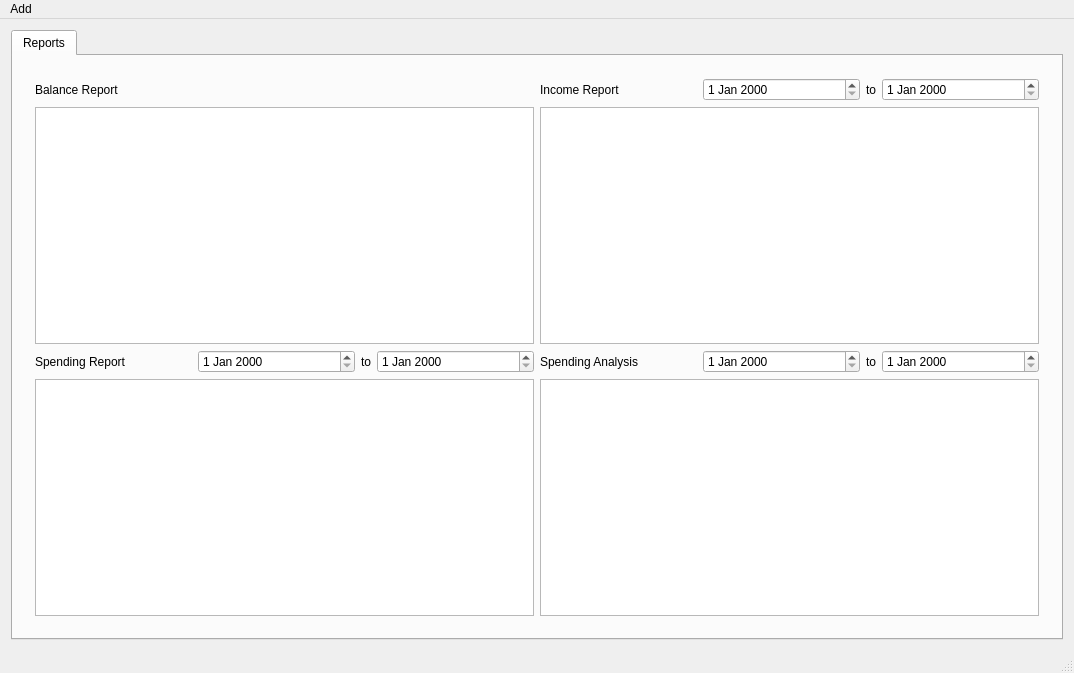
<?xml version="1.0" encoding="UTF-8"?>
<ui version="4.0">
 <class>FinTool</class>
 <widget class="QMainWindow" name="FinTool">
  <property name="geometry">
   <rect>
    <x>0</x>
    <y>0</y>
    <width>1074</width>
    <height>673</height>
   </rect>
  </property>
  <property name="windowTitle">
   <string>FinTool</string>
  </property>
  <widget class="QWidget" name="centralWidget">
   <layout class="QGridLayout" name="gridLayout">
    <item row="0" column="0">
     <widget class="QTabWidget" name="tabWidget">
      <property name="currentIndex">
       <number>0</number>
      </property>
      <property name="tabBarAutoHide">
       <bool>false</bool>
      </property>
      <widget class="QWidget" name="tab_2">
       <attribute name="title">
        <string>Reports</string>
       </attribute>
       <layout class="QGridLayout" name="gridLayout_4">
        <item row="0" column="1">
         <widget class="QStackedWidget" name="stackedWidget">
          <property name="currentIndex">
           <number>1</number>
          </property>
          <widget class="QWidget" name="page">
           <widget class="QLabel" name="label_8">
            <property name="geometry">
             <rect>
              <x>40</x>
              <y>10</y>
              <width>741</width>
              <height>411</height>
             </rect>
            </property>
            <property name="text">
             <string>There are no bank accounts to create reports from</string>
            </property>
            <property name="textFormat">
             <enum>Qt::AutoText</enum>
            </property>
            <property name="alignment">
             <set>Qt::AlignCenter</set>
            </property>
           </widget>
           <widget class="QPushButton" name="reports_addbankaccount">
            <property name="geometry">
             <rect>
              <x>320</x>
              <y>270</y>
              <width>161</width>
              <height>51</height>
             </rect>
            </property>
            <property name="text">
             <string>Add a bank account</string>
            </property>
           </widget>
          </widget>
          <widget class="QWidget" name="page_2">
           <layout class="QGridLayout" name="gridLayout_2">
            <item row="0" column="0">
             <widget class="QLabel" name="label">
              <property name="text">
               <string>Balance Report</string>
              </property>
             </widget>
            </item>
            <item row="0" column="4">
             <widget class="QLabel" name="label_3">
              <property name="text">
               <string>Income Report</string>
              </property>
             </widget>
            </item>
            <item row="0" column="5">
             <widget class="QDateEdit" name="irfromdate"/>
            </item>
            <item row="0" column="6">
             <widget class="QLabel" name="label_5">
              <property name="sizePolicy">
               <sizepolicy hsizetype="Fixed" vsizetype="Preferred">
                <horstretch>0</horstretch>
                <verstretch>0</verstretch>
               </sizepolicy>
              </property>
              <property name="text">
               <string>to</string>
              </property>
             </widget>
            </item>
            <item row="0" column="7">
             <widget class="QDateEdit" name="irtodate"/>
            </item>
            <item row="2" column="0">
             <widget class="QLabel" name="label_2">
              <property name="text">
               <string>Spending Report</string>
              </property>
             </widget>
            </item>
            <item row="2" column="1">
             <widget class="QDateEdit" name="srfromdate"/>
            </item>
            <item row="2" column="2">
             <widget class="QLabel" name="label_6">
              <property name="sizePolicy">
               <sizepolicy hsizetype="Fixed" vsizetype="Preferred">
                <horstretch>0</horstretch>
                <verstretch>0</verstretch>
               </sizepolicy>
              </property>
              <property name="text">
               <string>to</string>
              </property>
             </widget>
            </item>
            <item row="2" column="3">
             <widget class="QDateEdit" name="srtodate"/>
            </item>
            <item row="2" column="4">
             <widget class="QLabel" name="label_4">
              <property name="text">
               <string>Spending Analysis</string>
              </property>
             </widget>
            </item>
            <item row="2" column="5">
             <widget class="QDateEdit" name="safromdate"/>
            </item>
            <item row="2" column="6">
             <widget class="QLabel" name="label_7">
              <property name="text">
               <string>to</string>
              </property>
             </widget>
            </item>
            <item row="2" column="7">
             <widget class="QDateEdit" name="satodate"/>
            </item>
            <item row="1" column="4" colspan="4">
             <widget class="QTableWidget" name="incomereport">
              <property name="sizePolicy">
               <sizepolicy hsizetype="Expanding" vsizetype="Expanding">
                <horstretch>0</horstretch>
                <verstretch>0</verstretch>
               </sizepolicy>
              </property>
              <property name="editTriggers">
               <set>QAbstractItemView::NoEditTriggers</set>
              </property>
              <attribute name="horizontalHeaderStretchLastSection">
               <bool>true</bool>
              </attribute>
             </widget>
            </item>
            <item row="1" column="0" colspan="4">
             <widget class="QTableWidget" name="balancereport">
              <property name="sizePolicy">
               <sizepolicy hsizetype="Expanding" vsizetype="Expanding">
                <horstretch>0</horstretch>
                <verstretch>0</verstretch>
               </sizepolicy>
              </property>
              <property name="editTriggers">
               <set>QAbstractItemView::NoEditTriggers</set>
              </property>
              <attribute name="horizontalHeaderShowSortIndicator" stdset="0">
               <bool>false</bool>
              </attribute>
              <attribute name="horizontalHeaderStretchLastSection">
               <bool>true</bool>
              </attribute>
             </widget>
            </item>
            <item row="3" column="4" colspan="4">
             <widget class="QTableWidget" name="spendinganalysis">
              <property name="sizePolicy">
               <sizepolicy hsizetype="Expanding" vsizetype="Expanding">
                <horstretch>0</horstretch>
                <verstretch>0</verstretch>
               </sizepolicy>
              </property>
              <property name="editTriggers">
               <set>QAbstractItemView::NoEditTriggers</set>
              </property>
              <attribute name="horizontalHeaderStretchLastSection">
               <bool>true</bool>
              </attribute>
             </widget>
            </item>
            <item row="3" column="0" colspan="4">
             <widget class="QTableWidget" name="spendingreport">
              <property name="sizePolicy">
               <sizepolicy hsizetype="Expanding" vsizetype="Expanding">
                <horstretch>0</horstretch>
                <verstretch>0</verstretch>
               </sizepolicy>
              </property>
              <property name="editTriggers">
               <set>QAbstractItemView::NoEditTriggers</set>
              </property>
              <attribute name="horizontalHeaderStretchLastSection">
               <bool>true</bool>
              </attribute>
             </widget>
            </item>
           </layout>
          </widget>
         </widget>
        </item>
       </layout>
      </widget>
     </widget>
    </item>
   </layout>
  </widget>
  <widget class="QMenuBar" name="menuBar">
   <property name="geometry">
    <rect>
     <x>0</x>
     <y>0</y>
     <width>1074</width>
     <height>20</height>
    </rect>
   </property>
   <widget class="QMenu" name="menuAdd">
    <property name="title">
     <string>Add</string>
    </property>
    <addaction name="actionNew_transaction"/>
    <addaction name="actionNew_bank_account"/>
   </widget>
   <addaction name="menuAdd"/>
  </widget>
  <widget class="QStatusBar" name="statusBar"/>
  <action name="actionNew_transaction">
   <property name="text">
    <string>New transaction</string>
   </property>
  </action>
  <action name="actionNew_bank_account">
   <property name="text">
    <string>New bank account</string>
   </property>
  </action>
 </widget>
 <layoutdefault spacing="6" margin="11"/>
 <resources/>
 <connections/>
</ui>
